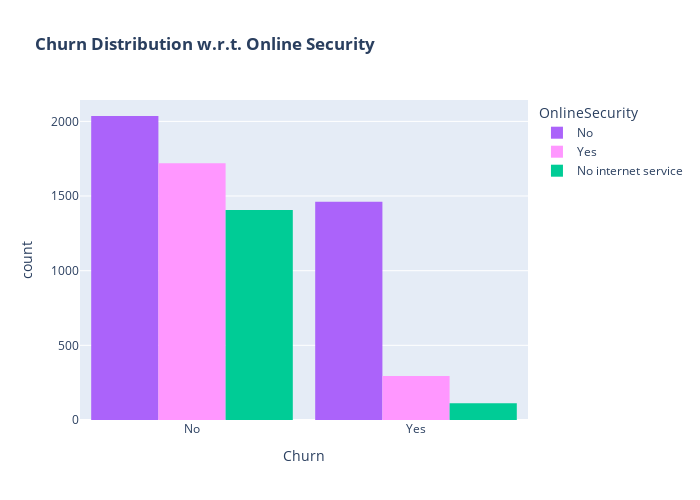

The notebook cell this image was saved under:
### Code cell
# Define a custom color map for 'OnlineSecurity' distribution
online_security_color_map = {"Yes": "#FF97FF", "No": "#AB63FA"}  # Updated colors

# Create a histogram using Plotly Express with custom colors for 'OnlineSecurity'
fig = px.histogram(df, x="Churn", color="OnlineSecurity", barmode="group", title="<b>Churn Distribution w.r.t. Online Security</b>",
                   color_discrete_map=online_security_color_map)

# Update layout with specific width, height, and bargap
fig.update_layout(width=700, height=500, bargap=0.1)

# Show the figure
fig.show()

### Figure 1 — Plotly figure (JSON) as saved in the notebook; plotly's stock layout.template omitted (floating-point values rounded to 4 significant figures; data arrays with more than 128 entries replaced by an {"elided": "..."} marker saying what was removed)
{"data": [{"alignmentgroup": "True", "bingroup": "x", "hovertemplate": "OnlineSecurity=No<br>Churn=%{x}<br>count=%{y}<extra></extra>", "legendgroup": "No", "marker": {"color": "#AB63FA", "pattern": {"shape": ""}}, "name": "No", "offsetgroup": "No", "orientation": "v", "showlegend": true, "type": "histogram", "x": {"elided": "3497 str values"}, "xaxis": "x", "yaxis": "y"}, {"alignmentgroup": "True", "bingroup": "x", "hovertemplate": "OnlineSecurity=Yes<br>Churn=%{x}<br>count=%{y}<extra></extra>", "legendgroup": "Yes", "marker": {"color": "#FF97FF", "pattern": {"shape": ""}}, "name": "Yes", "offsetgroup": "Yes", "orientation": "v", "showlegend": true, "type": "histogram", "x": {"elided": "2015 str values"}, "xaxis": "x", "yaxis": "y"}, {"alignmentgroup": "True", "bingroup": "x", "hovertemplate": "OnlineSecurity=No internet service<br>Churn=%{x}<br>count=%{y}<extra></extra>", "legendgroup": "No internet service", "marker": {"color": "#00cc96", "pattern": {"shape": ""}}, "name": "No internet service", "offsetgroup": "No internet service", "orientation": "v", "showlegend": true, "type": "histogram", "x": {"elided": "1520 str values"}, "xaxis": "x", "yaxis": "y"}], "layout": {"bargap": 0.1, "barmode": "group", "height": 500, "legend": {"title": {"text": "OnlineSecurity"}, "tracegroupgap": 0}, "title": {"text": "<b>Churn Distribution w.r.t. Online Security</b>"}, "width": 700, "xaxis": {"anchor": "y", "autorange": true, "domain": [0, 1], "range": [-0.5, 1.5], "title": {"text": "Churn"}, "type": "category"}, "yaxis": {"anchor": "x", "autorange": true, "domain": [0, 1], "range": [0, 2143.0], "title": {"text": "count"}}}}
